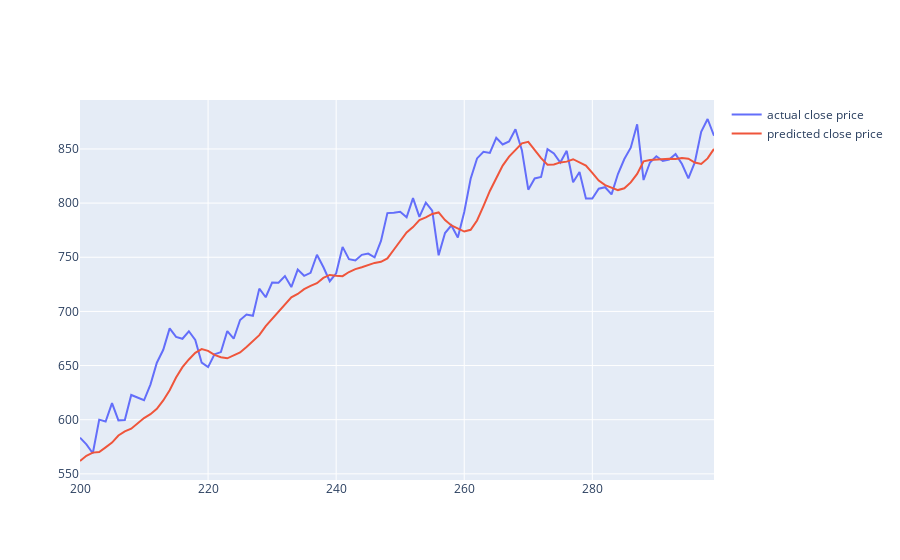

Notebook code for this chart:
### Code cell
fig = go.Figure()
fig.add_trace(go.Scatter(x=df.index[200:300], y=y_test[200:300,0], mode='lines', name='actual close price'))
fig.add_trace(go.Scatter(x=df.index[200:300], y= y_test_pred[200:300,0], mode='lines', name='predicted close price'))
